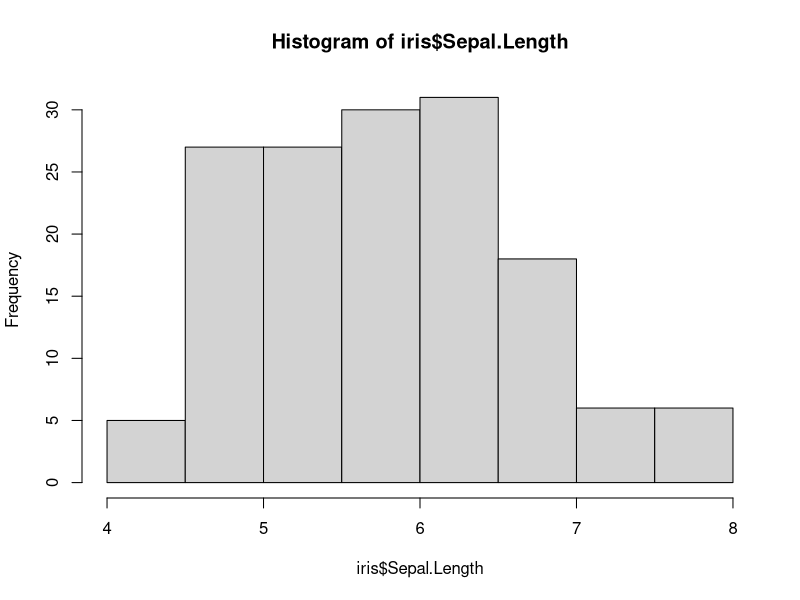
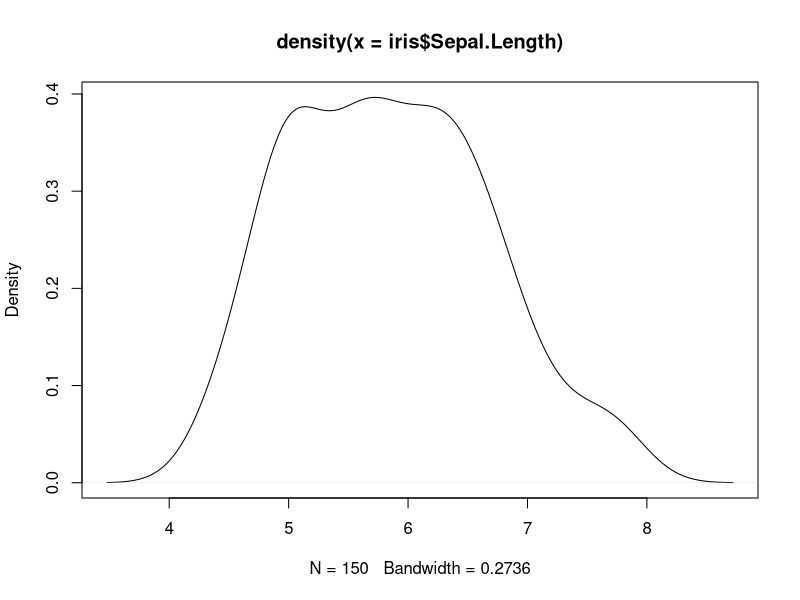
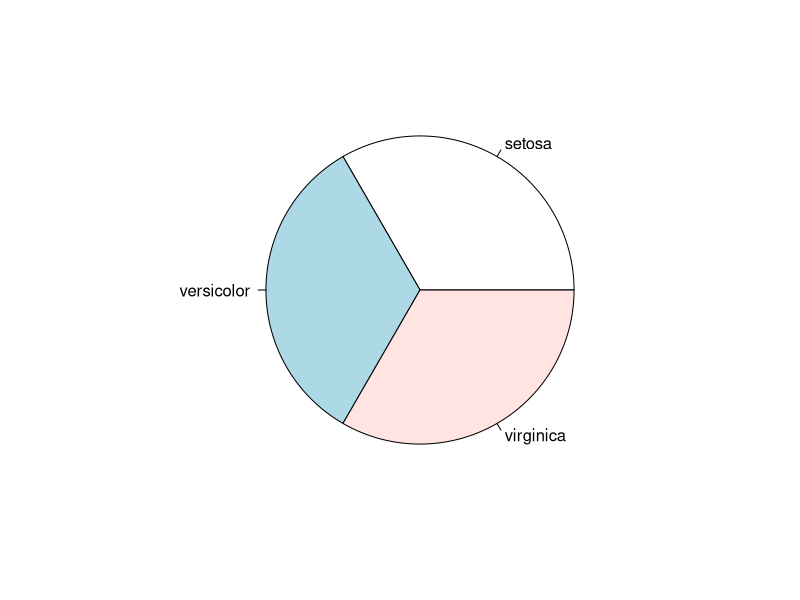
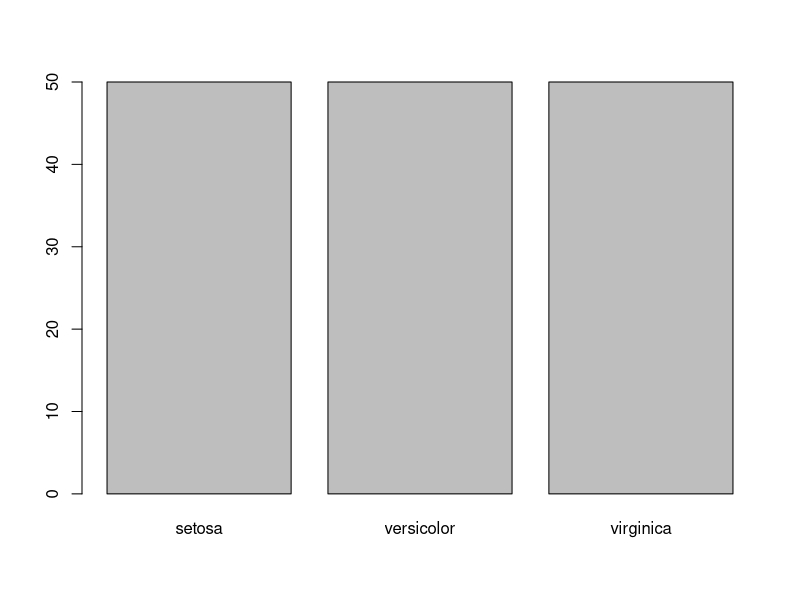
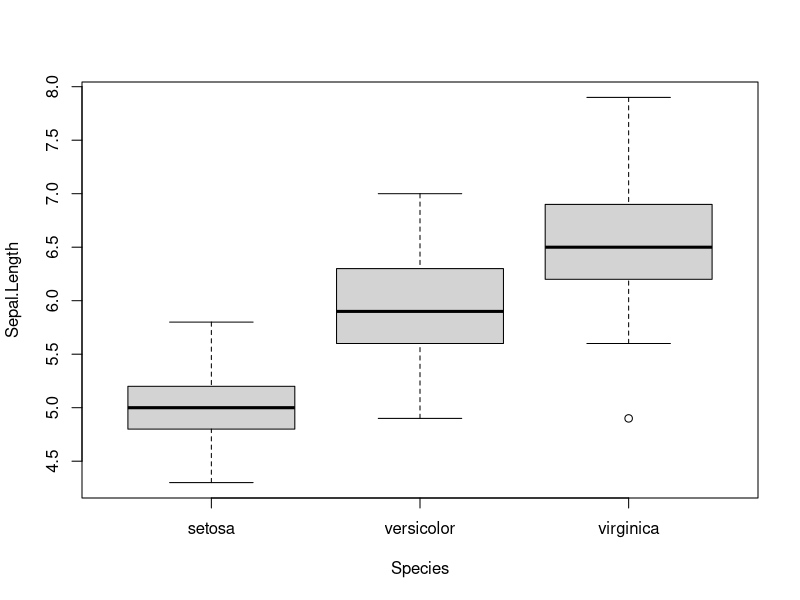
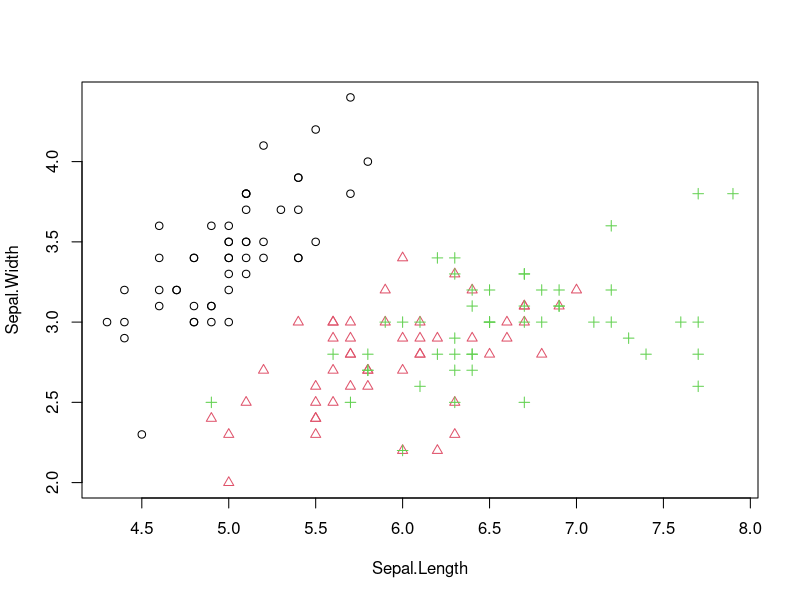
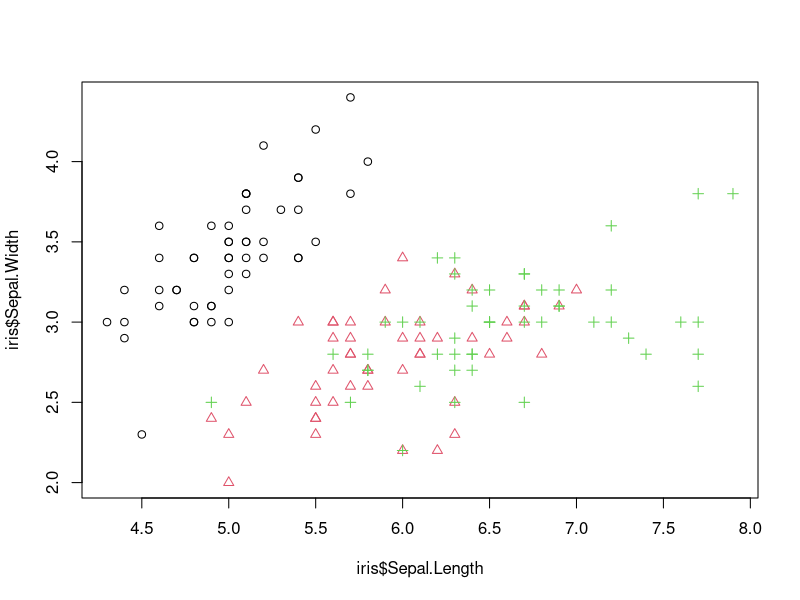
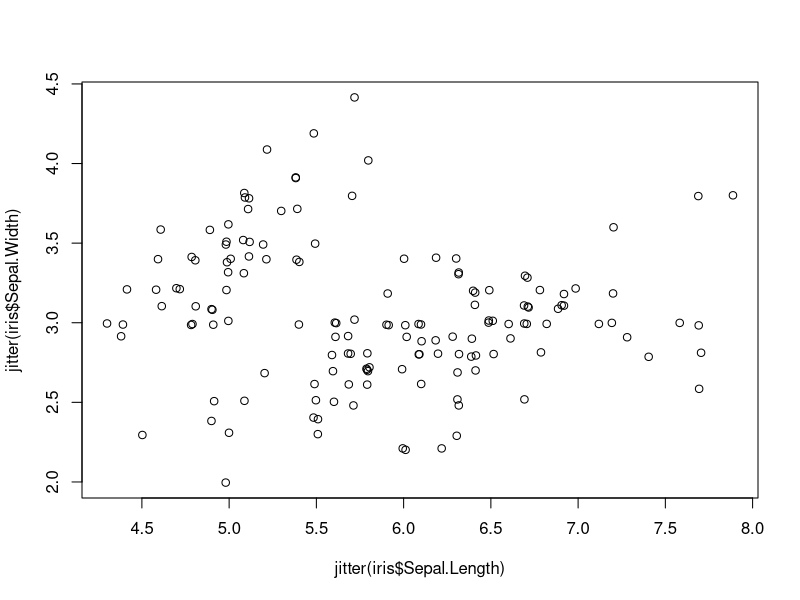

The R source for these figures, in order:
rm(list = ls())

#The iris dataset has been used for classification in many research publications. 
#It consists of 50 samples from each of three classes of iris 
#flowers [Frank and Asuncion, 2010]. One class is linearly separable from the other
#two, while the latter are not linearly separable from each other.

#load the library containing example datasets
library(datasets)
#load the iris dataset
data(iris)

#The first or last rows of data can be retrieved with 
#head() or tail(), which by default return the first or last 6 rows. 
#Alternatively, we can get a certain number of rows by setting the 2nd
#parameter to both functions.

head(iris)
tail(iris)
head(iris,10)

#You can also slice data the following way.
#Note that the first row is 1, not 0.
iris[1:6, ]

#check dimensionality
dim(iris)
#Check the name of variables
names(iris)

#Functions str() and attributes() return the structure and attributes of data.
str(iris)
attributes(iris)


#A random sample of the data can be retrieved with function sample().
#In the code below, we draw a sample of 5 rows.
idx <- sample(1:nrow(iris), 5)
idx
iris[idx, ]

#We can also retrieve the values of a single column. 
#For example, the first 10 values of Sepal.Length can be obtained in 
#three different ways below.
iris[1:10, "Sepal.Length"]

iris[1:10, 1]

iris$Sepal.Length[1:10]


###################################################################
#Distribution of every numeric variable can be checked with function summary(), 
#which returns the minimum, maximum, mean, median, and the first (25%) and 
#third (75%) quartiles. Take Sepal.Length as an example, the result below shows that,
#its minimum value is 4.3 and the maximum 7.9. Its first quartile 
#(\1st Qu.") is 5.1, which means that 25% out of all records have Sepal.Length 
#below 5.1. Similarly, a value of 6.4 in the third quartile (\3rd Qu.") 
#indidates that 75% out of all records have Sepal.Length below 6.4. 
#It has a median of 5.8, which means that half of records have Sepal.Length 
#below 5.8. The value of mean shows that the arithemetic mean (calculated by 
#adding all values together and dividing by the number of values) of Sepal.Length
#is 5.843.
###################################################################

#For factors (or categorical variables), it shows the frequency of every level. 
#In the result below, we can see that each one of the three Species, 
#\setosa", \versicolor" and \virginica", has 50 observations.


summary(iris)


#The mean, median and range can also be obtained respectively with functions with 
#mean()
#median()
#range()
#Quartiles and percentiles are supported by function 
#quantile() 

quantile(iris$Sepal.Length)
quantile(iris$Sepal.Length, c(0.1, 0.3, 0.65))

var(iris$Sepal.Length)   #variance of sepal length
mean(iris$Sepal.Length)  #mean of sepal length
median(iris$Sepal.Length) #median of sepal length
range(iris$Sepal.Length)  #range of sepal length

#Base R can do simple plotting like this for EDA
hist(iris$Sepal.Length) #histogram of sepal length
plot(density(iris$Sepal.Length)) #density of sepal length
table(iris$Species) #table of iris
pie(table(iris$Species)) #pie chart
barplot(table(iris$Species)) #barplot


#After checking the distributions of individual variables, we then investigate 
#the relationships between two variables. Below we calculate covariance and 
#correlation between variables with 
#cov()
#and 
#cor()

cov(iris$Sepal.Length, iris$Petal.Length)
cov(iris[,1:4])

cor(iris$Sepal.Length, iris$Petal.Length)
cor(iris[,1:4])



###########################################################################
#Correlation shows whether and how strongly a pair of variables are related 
#to each other. It ranges from -1 to +1. The closer the correlation is to +1 
#(or -1), the more strongly the two variables are positively (or negatively) 
#related. When it is close to zero, it means that there is no relationship
#between them. From above results, we can see that the correlation between 
#Sepal.Length and Petal.Length is 0.87, which means that they are positively 
#related to each other. Similarly, Sepal.Length and Petal.Width are highly 
#related, as well as Petal.Length and Petal.Width.
#In contrast, Sepal.Width is weakly negatively related with the other three
###########################################################################

#Next, we compute the stats of Sepal.Length of every Species with aggregate()

aggregate(Sepal.Length ~ Species, summary, data=iris)

######################################################################################
#We then use function boxplot() to plot a box plot, also known as box-and-whisker plot, to
#show the median, first and third quartile of a distribution 
#(i.e., the 50%, 25% and 75% points in cumulative distribution), and outliers. 
#The bar in the middle is the median. The box shows the interquartile range (IQR), 
#which is the range between the 75% and 25% observation. The result shows that 
#the three species are of dierent distributions in their Sepal.Length. 
#\Virginica" tends to have large Sepal.Length, \setosa" has small Sepal.Length 
#and \versicolor" sits in between. It suggests that the varialbe can be used 
#to predict the species of flowers.
################################################################################

boxplot(Sepal.Length ~ Species, data=iris, xlab="Species", ylab="Sepal.Length")

#A scatter plot can be drawn for two numeric variables with plot() as below. 
#Using function with(), we don't need to add 
#\iris$" before variable names. In the code below, the colors (col)
#and symbols (pch) of points are set to Species

with(iris, plot(Sepal.Length, Sepal.Width, col=Species, pch=as.numeric(Species)))

## same function as above
plot(iris$Sepal.Length, iris$Sepal.Width, col=iris$Species, pch=as.numeric(iris$Species))


#When there are many points, some of them may overlap. We can use jitter() 
#to add a small amount of noise to the data before plotting.

plot(jitter(iris$Sepal.Length), jitter(iris$Sepal.Width))


#A smooth scatter plot can be plotted with function smoothScatter(), which 
#a smoothed color density representation of the scatterplot, obtained through 
#a kernel density estimate.

smoothScatter(iris$Sepal.Length, iris$Sepal.Width)

#A matrix of scatter plots can be produced with function pairs(), where each 
#sub figure is the scatter plot of a pair of variables.
pairs(iris[1:4])


#####################################################################
#You will have noticed from the plot above that petal length and petal width
#are highly correlated over all species. How about running a linear regression? 
#First of all, using the "least squares fit" function lsfit gives this

lsfit(iris$Petal.Length, iris$Petal.Width)$coefficients

#The function lsfit is a bit of a "one trick pony" and its a lot more flexible 
#to use a linear model instead (function lm). For this example you get exactly 
#the same thing when we model petal width depending on petal length 
#(written as Petal.Width ~ Petal.Length:

lm(Petal.Width ~ Petal.Length, data=iris)$coefficients
plot(iris$Petal.Length, iris$Petal.Width, pch=21, bg=c("red","green3","blue")
     [unclass(iris$Species)], main="Iris Data", xlab="Petal length", 
     ylab="Petal width")
abline(lm(Petal.Width ~ Petal.Length, data=iris)$coefficients, col="black")

plot(iris$Sepal.Width, iris$Sepal.Length, pch=21, bg=c("red","green3","blue")
     [unclass(iris$Species)], main="Iris Data Sepal.Length ~ Sepal.Width", 
     xlab="Sepal Width", 
     ylab="Sepal Length")
abline(lm(Sepal.Length ~ Sepal.Width, data=iris)$coefficients, col="black")


#You get more than just that with a linear model:

summary(lm(Petal.Width ~ Petal.Length, data=iris))

#Looking at those p-values, this simple model seems to fit the data very well

#The main point about using a linear model is we can consider more complicated 
#examples. What about the sepal length as a function of the sepal width?

plot(iris$Petal.Length, iris$Petal.Width, pch=21, bg=c("red","green3","blue")
     [unclass(iris$Species)], main="Iris Data Petal.Width ~ Petal.Length", xlab="Petal length", 
     ylab="Petal width")
abline(lsfit(iris$Petal.Length, iris$Petal.Width)$coefficients, col="black")

#It very clear that the linear model Sepal.Length ~ Sepal.Width (black line) 
#is not doing a very good job, even without looking at the statistics
#Look at those lousy p-values:

summary(lm(Sepal.Length ~ Sepal.Width, data=iris))


#What happens if we divide the data up by species, and run three separate linear 
#regressions?
plot(iris$Sepal.Width, iris$Sepal.Length, pch=21, bg=c("red","green3","blue")
     [unclass(iris$Species)], main="Iris Data", xlab="Petal length", ylab="Sepal length")
abline(lm(Sepal.Length ~ Sepal.Width, data=iris)$coefficients, col="black")
abline(lm(Sepal.Length ~ Sepal.Width, data=iris[which(iris$Species=="setosa"),])
       $coefficients, col="red")
abline(lm(Sepal.Length ~ Sepal.Width, data=iris[which(iris$Species=="versicolor"),])
       $coefficients, col="green3")
abline(lm(Sepal.Length ~ Sepal.Width, data=iris[which(iris$Species=="virginica"),])
       $coefficients, col="blue")

lm(Sepal.Length ~ Sepal.Width, data=iris[which(iris$Species=="setosa"),])$coefficients

lm(Sepal.Length ~ Sepal.Width, data=iris[which(iris$Species=="versicolor"),])$coefficients

lm(Sepal.Length ~ Sepal.Width, data=iris[which(iris$Species=="virginica"),])$coefficients

#The equivalent linear model would be something like Sepal.Length ~ Petal.Length:
#Species + Species - 1, which gives identical coefficients 

lm(Sepal.Length ~ Sepal.Width:Species + Species - 1, data=iris)$coefficients

#What are these new terms? Because Species is a categorical input variable 
#(a factor in R's terminology) it can't be used directly in a linear model 
#as they need actual numbers (a linear model is basically a matrix equation). 
#So, the following "dummy variables" have been invented for each data point 
#(which are just numbers)

#Speciessetosa = 1 if Species is "setosa", 0 otherwise
#Speciesversicolor = 1 if Species is "versicolor", 0 otherwise
#Speciesvirginica = 1 if Species is "virginica", 0 otherwise
#Sepal.Width:Speciessetosa = Sepal.Width if Species is "setosa", 0 otherwise
#Sepal.Width:Speciesversicolor = Sepal.Width if Species is "versicolor", 0 otherwise
#Sepal.Width:Speciesvirginica = Sepal.Width if Species is "virginica", 0 otherwise
#Using the summary command on the linear model object gives:

summary(lm(Sepal.Length ~ Sepal.Width:Species + Species - 1, data=iris))

#Just look at those p-values! Every single term has an excellent p-value, 
#as does the model as a whole. And the residual standard error has also been halved.

#In this case, the Sepal.Length ~ Sepal.Width:Species + Species - 1 model is 
#clearly much better than just Sepal.Length ~ Sepal.Width.

#On the other hand, what about this choice instead: 
#Sepal.Length ~ Sepal.Width + Species. In fact, this is what the AIC 
#(Akaike Information Criterion) step function gives you if you start with all 
#possible interactions between sepal width and species, which is written 
#Sepal.Length ~ Sepal.Width * Species (using a asterix instead of a plus or colon) 
#in R:

summary(step(lm(Sepal.Length ~ Sepal.Width * Species, data=iris)))


#How can we interpret this? Recall we did three species specific regressions? 
#If you imagine applying a shift of 1.4587 to the Iris versicolor (green) 
#points, and a shift of 1.9468 to the Iris virginica (blue) points then their 
#individual best fit lines would more of less agree (with a gradient of say 0.8036):

#Or, to put that another way, this model predicts that 
#Sepal.Length = (0.8036 * Sepal.Width) + 2.2514 plus an additional 1.4587 
#if the species is Iris versicolor or 1.9468 if the species is Iris virginica.

#Note that using summary(step(lm(Sepal.Length ~ Sepal.Width * Species - 1, data=iris)))
#gives an equivalent model, but like the case discussed below would use a dummy 
#variable for each of the three species, rather than an intercept term and two 
#dummy variables.
#See help(lm), help(step) for more information, and perhaps also help(glm) too
#Note on Intercept Coefficients
#Recall that I just introduced a model of the form 
#Sepal.Length ~ Sepal.Width:Species + Species - 1, which gave identical 
#coefficients to those found doing species specific regressions:

lm(Sepal.Length ~ Sepal.Width:Species + Species - 1, data=iris)$coefficients

#The use of the "- 1" in the model above told R not to automatically include 
#a default intercept term. The alternative is the following:

lm(Sepal.Length ~ Sepal.Width:Species + Species, data=iris)$coefficients

#This time the dummy variables are:

#(Intercept) = 1, regardless of Species
#Speciesversicolor = 1 if Species is "versicolor", 0 otherwise
#Speciesvirginica = 1 if Species is "virginica", 0 otherwise
#Sepal.Width:Speciessetosa as before
#Sepal.Width:Speciesversicolor as before
#Sepal.Width:Speciesvirginica as before
#Notice that the new (Intercept) term and the old Speciessetosa have the 
#same coefficient, 2.6390012. Similarly note that for Speciesversicolor 
#the old value of 3.5397347 equals 2.6390012 + 0.9007335 (the intercept plus 
#the new coefficient), and likewise for Speciesvirginica, the old value of 
#3.9068365 equals 2.6390012 + 1.2678352. This all makes sense - these are 
#basically equivalent models but with different dummy variables. Anyway, I found 
#the first case slightly easier to explain.


